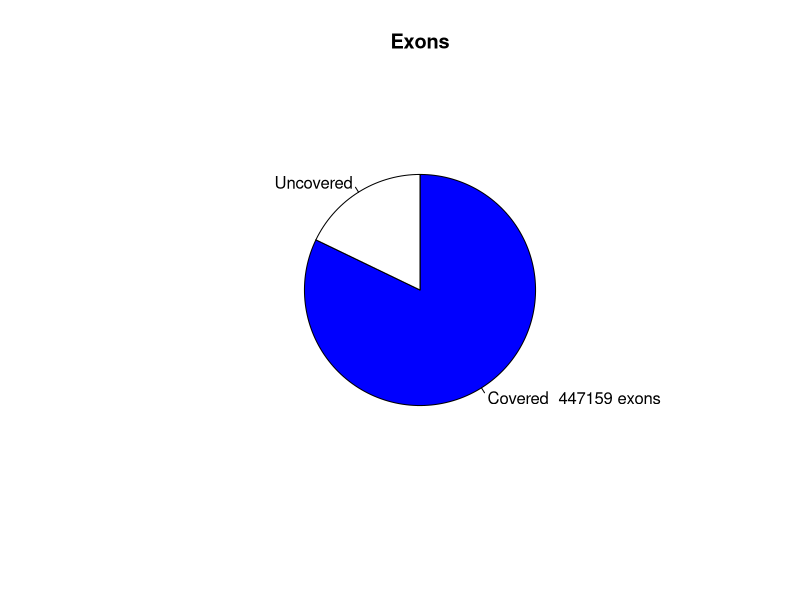

Source code (R):
png("/rds/user/is460/hpc-work/muscle-rnaseq/ezbamqc/output/figs/srpk3_wt_ttnb_wt_7.read_distr_pie.png",width=500,height=500,units="px")
pie(c(447159,97149),labels=c("Covered  447159 exons","Uncovered"),main="Exons",radius=0.6,clockwise=T,col=c("blue","white"))
dev.state = dev.off()
